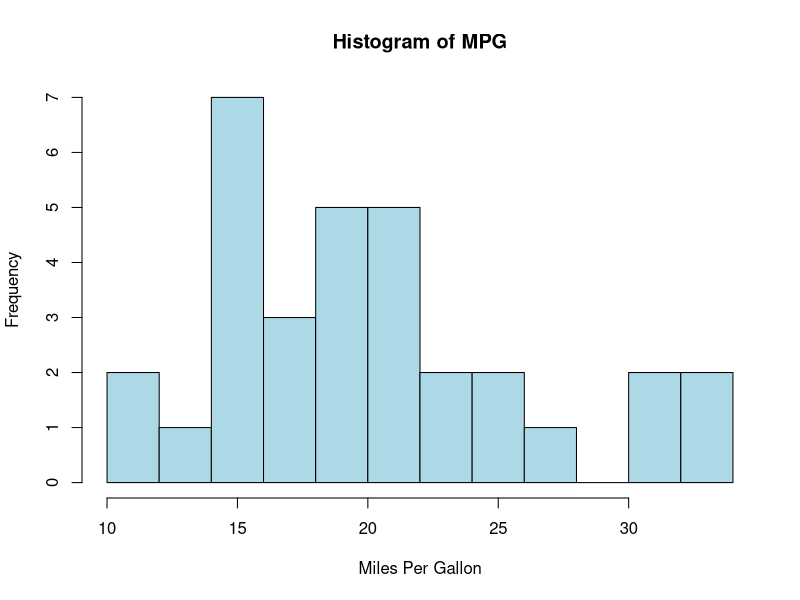

R code for this plot:

data(mtcars)

hist(mtcars$mpg, 
     main = "Histogram of MPG",
     xlab = "Miles Per Gallon",
     ylab = "Frequency",
     col = "lightblue",
     border = "black",
     breaks = 10)  